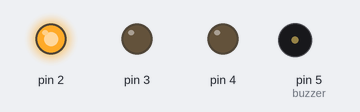
Recording of a sketch running on a simulated Arduino Uno, built with avr-gcc and run on an emulated ATmega328P. Shown: output pins drawn as LEDs (lit = HIGH), buzzer (waves = sounding).

Above: at 10.0 s.
At 22.5 s:
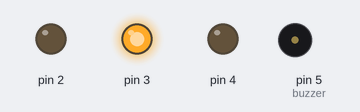
At 25.5 s:
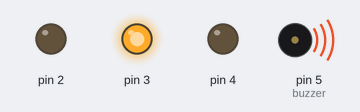
At 28.5 s:
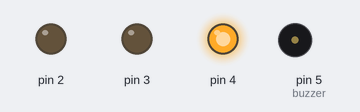
Timing chart, 0 to 40.3 s (numbered marks = the images above):
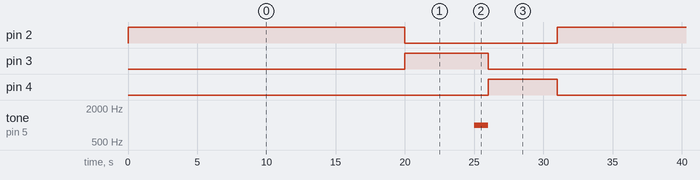

Measured:
- by itself, pin 2: alternates HIGH for 20.0 s and LOW for 11.0 s
- by itself, pin 3: alternates HIGH for 6.0 s and LOW for 25.0 s
- by itself, pin 4: alternates HIGH for 5.0 s and LOW for 26.0 s
- by itself, tone on pin 5 (buzzer): alternates 1000 Hz for 1.0 s and silent for 30.0 s

The sketch:

trafficlight-with-buzzer.ino
```cpp
//TRAFFIC LIGHT with buzzer
const int buzzer=5;
void setup() {
pinMode(2, OUTPUT);
pinMode(3, OUTPUT);
pinMode(4, OUTPUT);
pinMode(buzzer, OUTPUT);

}

void loop() {
digitalWrite(2, HIGH); //GO {green light}
delay(20000);
digitalWrite(2, LOW); //green off

digitalWrite(3, HIGH); //wait {yellow light}
delay(5000);
tone(buzzer, 1000);
delay(1000);
noTone(buzzer);
digitalWrite(3, LOW); //blue off


digitalWrite(4, HIGH); //stop {red light}
delay(5000);
digitalWrite(4, LOW); //red off

}
```
